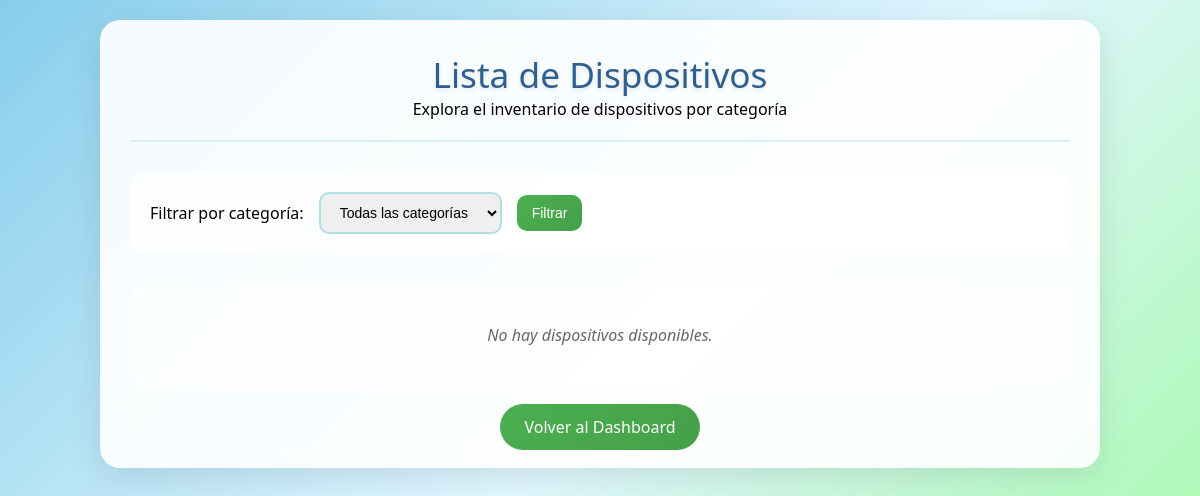
Page /devices/ (signed in) on the earlier database version.
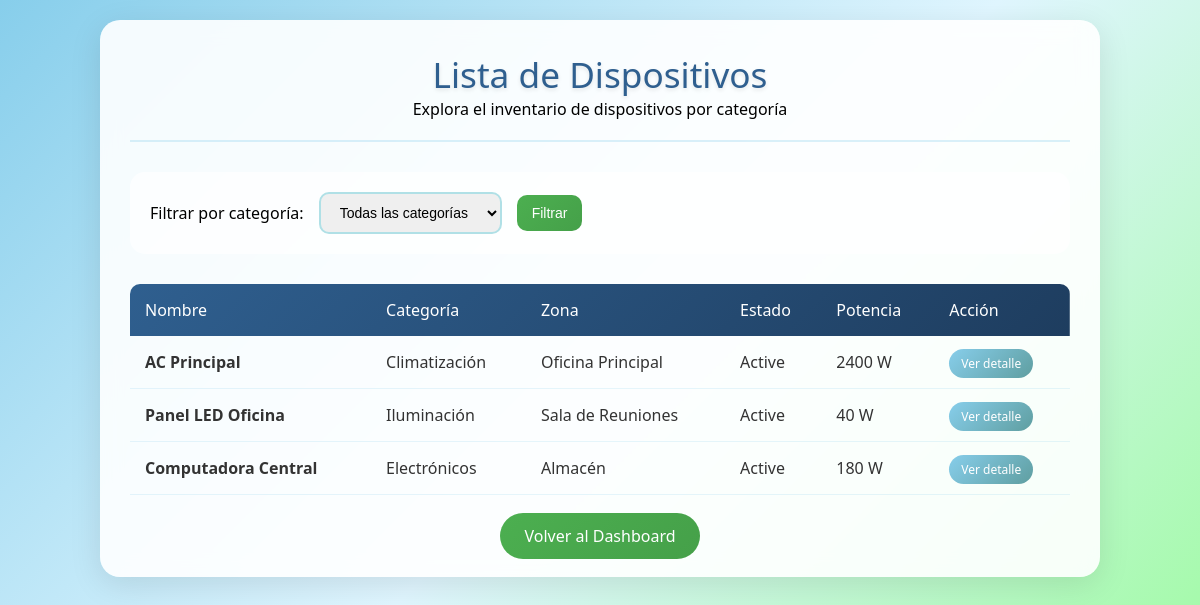
Same page on the later database version.
### dispositivos/models.py (models this page shows, shortened)
class Device(models.Model):
    STATUS_CHOICES = [
        ('active', 'Active'),
        ('inactive', 'Inactive'),
        ('maintenance', 'Under Maintenance'),
    ]
    organization = models.ForeignKey(Organization, on_delete=models.CASCADE, related_name='devices')
    name = models.CharField(max_length=150)
    model = models.CharField(max_length=100)
    power_watts = models.PositiveIntegerField(help_text="Power in watts")
    category = models.ForeignKey(Category, on_delete=models.CASCADE, related_name='devices')
    zone = models.ForeignKey(Zone, on_delete=models.CASCADE, related_name='devices')
    status = models.CharField(max_length=20, choices=STATUS_CHOICES, default='active')
    consumption = models.IntegerField(help_text="Current consumption in watts")
    created_at = models.DateTimeField(auto_now_add=True)
    updated_at = models.DateTimeField(auto_now=True)
    deleted_at = models.DateTimeField(null=True, blank=True)
    class Meta:
        unique_together = ['name', 'zone']

class Category(models.Model):
    organization = models.ForeignKey(Organization, on_delete=models.CASCADE, related_name='categories')
    name = models.CharField(max_length=100, unique=True)
    description = models.TextField(blank=True, null=True)
    created_at = models.DateTimeField(auto_now_add=True)
    updated_at = models.DateTimeField(auto_now=True)
    deleted_at = models.DateTimeField(null=True, blank=True)
    class Meta:
        verbose_name_plural = "Categories"

class Zone(models.Model):
    organization = models.ForeignKey(Organization, on_delete=models.CASCADE, related_name='zones')
    name = models.CharField(max_length=100, unique=True)
    description = models.TextField(blank=True, null=True)
    location = models.CharField(max_length=200)
    max_capacity = models.DecimalField(max_digits=10, decimal_places=2, help_text="Maximum capacity in kW")
    created_at = models.DateTimeField(auto_now_add=True)
    updated_at = models.DateTimeField(auto_now=True)
    deleted_at = models.DateTimeField(null=True, blank=True)

### dispositivos/views.py (the view)
# urls.py: path('devices/', device_list, name='device_list'),  # HU2 - Lista con filtro
@login_required
def device_list(request):
    organization = get_user_organization(request.user)
    devices = Device.objects.filter(organization=organization).select_related("category", "zone")
    categories = Category.objects.filter(organization=organization)
    category_filter = request.GET.get('category')
    if category_filter:
        devices = devices.filter(category__id=category_filter)
    context = {
        'devices': devices,
        'categories': categories,
        'selected_category': category_filter,
    }
    return render(request, "dispositivos/device_list.html", context)

### dispositivos/views.py (called while the page is built)
def get_user_organization(user):
    try:
        return Organization.objects.get(email=user.email)
    except Organization.DoesNotExist:
        return Organization.objects.first()

### dispositivos/templates/dispositivos/device_list.html (shortened to what this page needs)
<!DOCTYPE html>
<html lang="es">
<head>
</head>
<body>
    <div class="container">
        <div class="header">
            <h1>Lista de Dispositivos</h1>
            <p>Explora el inventario de dispositivos por categoría</p>
        </div>
        <div class="filter-section">
            <form method="GET" class="filter-form">
                <label for="category">Filtrar por categoría:</label>
                <select name="category" id="category">
                    <option value="">Todas las categorías</option>
                </select>
                <button type="submit">Filtrar</button>
            </form>
        </div>
        {% if devices %}
            <table class="devices-table">
                <thead>
                    <tr>
                        <th>Nombre</th>
                        <th>Categoría</th>
                        <th>Zona</th>
                        <th>Estado</th>
                        <th>Potencia</th>
                        <th>Acción</th>
                    </tr>
                </thead>
                <tbody>
                    {% for device in devices %}
                    <tr>
                        <td class="device-name">{{ device.name }}</td>
                        <td>{{ device.category.name }}</td>
                        <td>{{ device.zone.name }}</td>
                        <td>{{ device.get_status_display }}</td>
                        <td>{{ device.power_watts }} W</td>
                        <td>
                            <a href="{% url 'device_detail' device.id %}" class="detail-link">
                                Ver detalle
                            </a>
                        </td>
                    </tr>
                    {% endfor %}
                </tbody>
            </table>
        {% else %}
            <div class="empty-state">
                {% if selected_category %}
                    No hay dispositivos en la categoría seleccionada.
                {% else %}
                    No hay dispositivos disponibles.
                {% endif %}
            </div>
        {% endif %}
        <div class="back-link">
            <a href="{% url 'dashboard' %}" class="btn-back">Volver al Dashboard</a>
        </div>
    </div>
</body>
</html>

### dispositivos/templates/dispositivos/device_list.html (style rules this page uses)
* { margin: 0; padding: 0; box-sizing: border-box; }
body { font-family: 'Segoe UI', Tahoma, Geneva, Verdana, sans-serif; background: linear-gradient(135deg, #87CEEB 0%, #E0F6FF 50%, #98FB98 100%); min-height: 100vh; padding: 20px; }
.container { max-width: 1000px; margin: 0 auto; background: rgba(255, 255, 255, 0.9); backdrop-filter: blur(10px); border-radius: 20px; box-shadow: 0 8px 32px rgba(0, 0, 0, 0.1); padding: 30px; }
.header { text-align: center; margin-bottom: 30px; padding-bottom: 20px; border-bottom: 2px solid rgba(135, 206, 235, 0.3); }
h1 { color: #2F5F8F; font-size: 2.2em; font-weight: 300; text-shadow: 0 2px 4px rgba(0, 0, 0, 0.1); }
.filter-section { margin-bottom: 30px; padding: 20px; background: rgba(255, 255, 255, 0.7); border-radius: 15px; }
.filter-form { display: flex; gap: 15px; align-items: center; flex-wrap: wrap; }
.filter-form select, .filter-form button { padding: 10px 15px; border: 2px solid #B0E0E6; border-radius: 10px; font-size: 14px; }
.filter-form button { background: linear-gradient(135deg, #4CAF50, #45a049); color: white; border: none; cursor: pointer; transition: all 0.3s ease; }
.devices-table { width: 100%; border-collapse: collapse; margin-top: 20px; }
.devices-table thead { background: linear-gradient(135deg, #2F5F8F, #1e3d5f); }
.devices-table th { color: white; padding: 15px; text-align: left; font-weight: 500; }
.devices-table th:first-child { border-top-left-radius: 10px; }
.devices-table th:last-child { border-top-right-radius: 10px; }
.devices-table tbody tr { border-bottom: 1px solid rgba(135, 206, 235, 0.2); transition: all 0.3s ease; }
.devices-table td { padding: 15px; color: #333; }
.device-name { font-weight: 600; color: #2F5F8F; }
.detail-link { background: linear-gradient(135deg, #87CEEB, #5F9EA0); color: white; padding: 6px 12px; text-decoration: none; border-radius: 15px; font-size: 12px; font-weight: 500; transition: all 0.3s ease; }
.back-link { text-align: center; margin-top: 30px; }
.btn-back { background: linear-gradient(135deg, #4CAF50, #45a049); color: white; padding: 12px 24px; text-decoration: none; border-radius: 25px; font-size: 16px; font-weight: 500; transition: all 0.3s ease; }

Differences in the rows shown:
added Device: name "AC Principal", category.name "Climatización", zone.name "Oficina Principal", status "Active", power_watts "2400"
added Device: name "Panel LED Oficina", category.name "Iluminación", zone.name "Sala de Reuniones", status "Active", power_watts "40"
added Device: name "Computadora Central", category.name "Electrónicos", zone.name "Almacén", status "Active", power_watts "180"
Other differences:
text no longer shown: "No hay dispositivos disponibles."
text now shown: "Nombre Categoría Zona Estado Potencia Acción"
